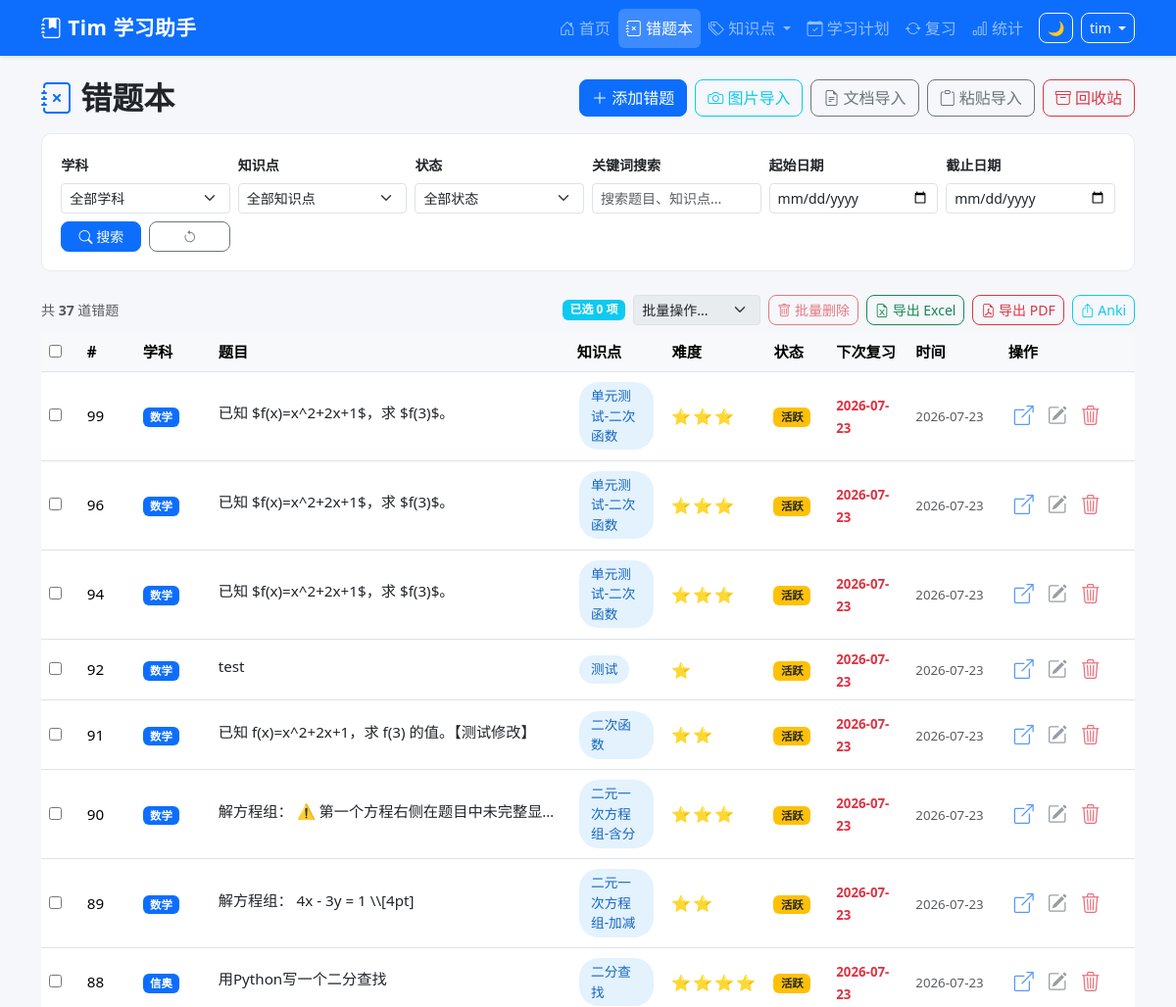
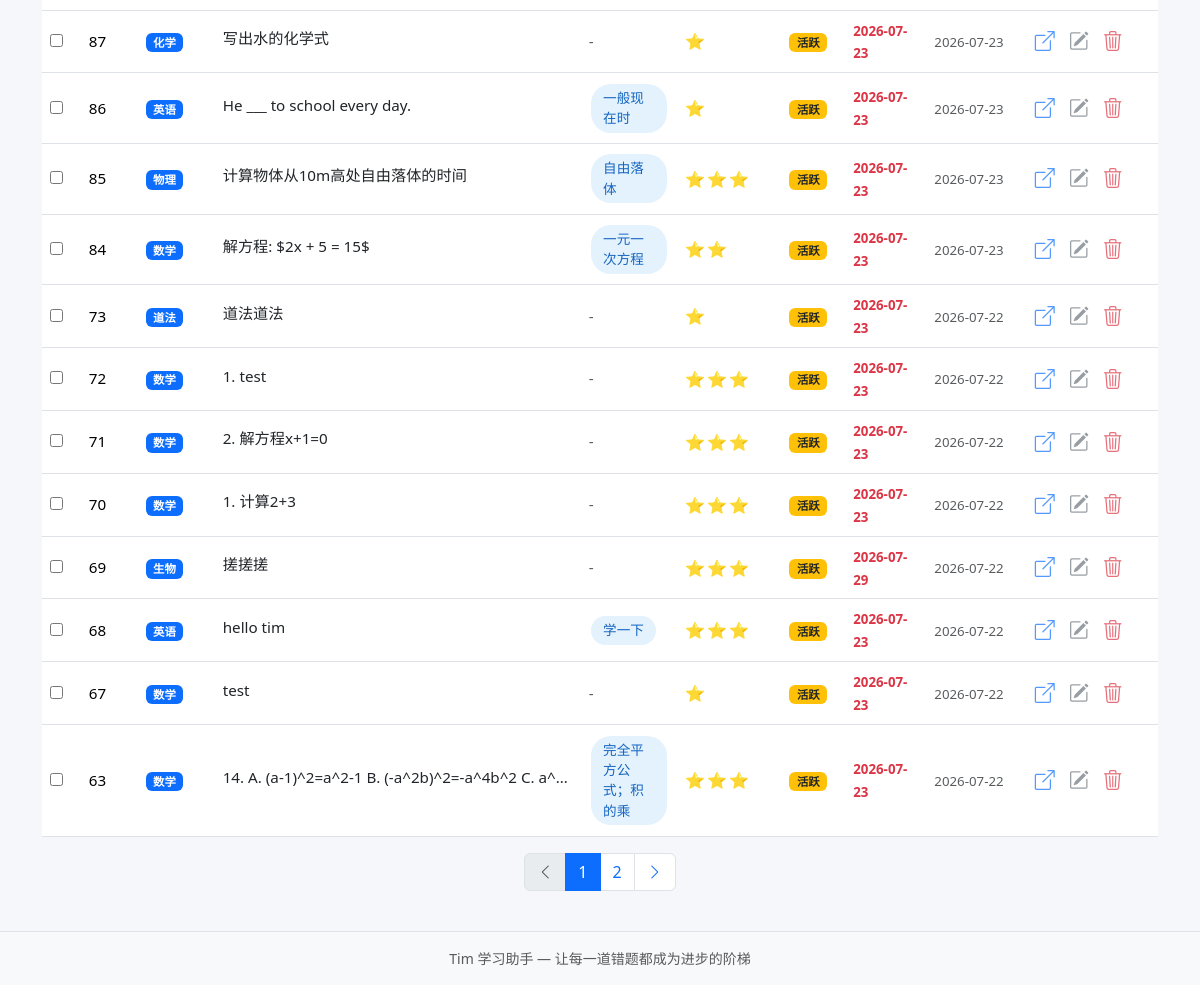
Page /questions (signed in) on the earlier database version (2 pictures, top to bottom).
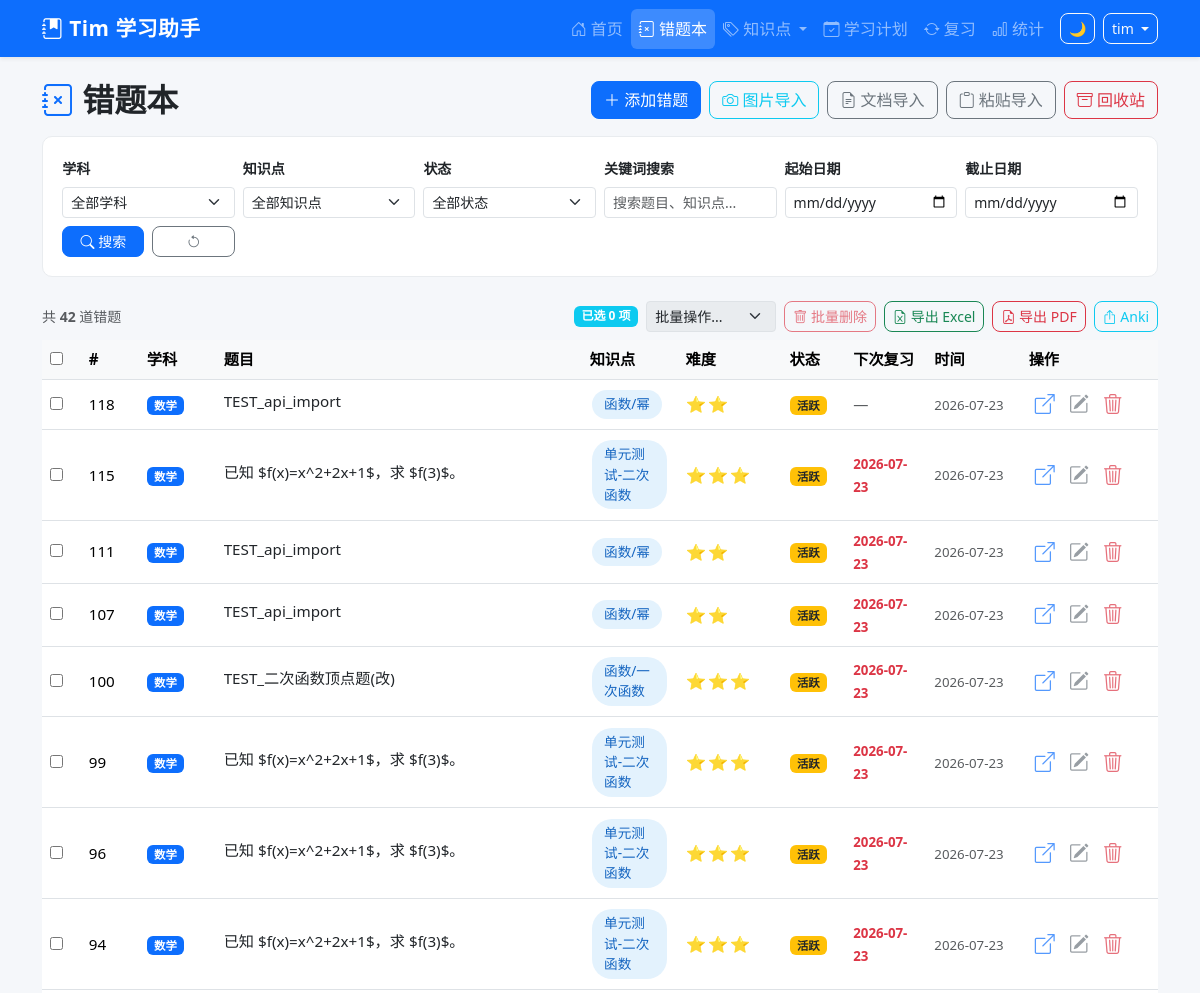
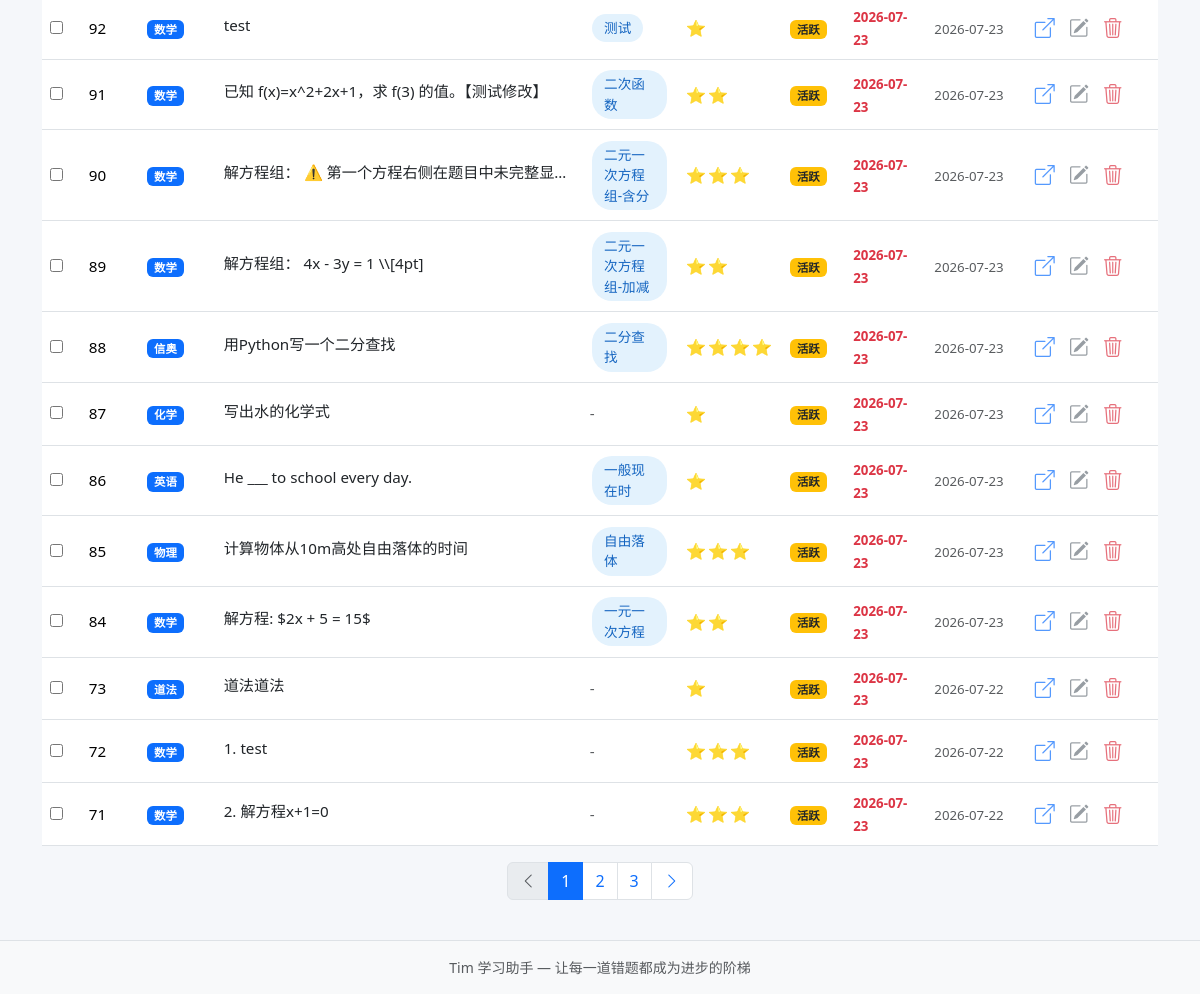
Same page on the later database version (2 pictures, top to bottom).
### tables this page shows
CREATE TABLE mistake_records (
            id INTEGER PRIMARY KEY AUTOINCREMENT,
            uuid TEXT NOT NULL,
            sys_platform TEXT NOT NULL DEFAULT 'web',
            bstudio_create_time TIMESTAMP DEFAULT CURRENT_TIMESTAMP,
            xueke TEXT NOT NULL,
            timu TEXT NOT NULL,
            xueshengdaan TEXT DEFAULT '',
            zhengquedaan TEXT DEFAULT '',
            cuowufenxi TEXT DEFAULT '',
            zhishidian TEXT DEFAULT '',
            difficulty INTEGER DEFAULT 1,
            review_count INTEGER DEFAULT 0,
            last_review_at TIMESTAMP,
            next_review_at TIMESTAMP,
            review_stage INTEGER DEFAULT 0,
            review_algorithm TEXT DEFAULT 'sm2',
            status TEXT DEFAULT 'active',
            updated_at TIMESTAMP DEFAULT CURRENT_TIMESTAMP
        , voice_data TEXT DEFAULT '');

### app.py (the view)
@app.route('/questions',)
@login_required
def question_list():
    page = request.args.get('page', 1, type=int)
    xueke_filter = request.args.get('xueke', '')
    zhishidian_filter = request.args.get('zhishidian', '')
    status_filter = request.args.get('status', '')
    keyword = request.args.get('keyword', '')
    date_from = request.args.get('date_from', '')
    date_to = request.args.get('date_to', '')
    where_clauses = ['1=1']
    params = []
    if xueke_filter:
        where_clauses.append('xueke = ?',)
        params.append(xueke_filter)
    if zhishidian_filter:
        where_clauses.append('zhishidian = ?',)
        params.append(zhishidian_filter)
    if status_filter:
        where_clauses.append('status = ?',)
        params.append(status_filter)
    if keyword:
        where_clauses.append('(timu LIKE ? OR zhishidian LIKE ? OR cuowufenxi LIKE ?)',)
        kw = '%' + keyword + '%'
        params.extend([kw, kw, kw])
    if date_from:
        where_clauses.append("bstudio_create_time >= ? || ' 00:00:00'")
        params.append(date_from)
    if date_to:
        where_clauses.append("bstudio_create_time <= ? || ' 23:59:59'")
        params.append(date_to)
    where_sql = ' AND '.join(where_clauses)
    total = query_db(
        f'SELECT COUNT(*) as cnt FROM mistake_records WHERE {where_sql}',
        params, one=True
    )['cnt']
    offset = (page - 1) * Config.PAGE_SIZE
    questions = query_db(
        f'''SELECT * FROM mistake_records WHERE {where_sql}
            ORDER BY bstudio_create_time DESC
            LIMIT ? OFFSET ?''',
        params + [Config.PAGE_SIZE, offset]
    )
    total_pages = max(1, (total + Config.PAGE_SIZE - 1) // Config.PAGE_SIZE)
    questions = rows_to_dicts(questions)
    for q in questions:
        q['timu_plain'] = strip_latex(q['timu'])
    knowledge_points = get_knowledge_points()
    resp = make_response(render_template('question_list.html',
        questions=questions,
        page=page,
        total_pages=total_pages,
        total=total,
        xueke_filter=xueke_filter,
        zhishidian_filter=zhishidian_filter,
        status_filter=status_filter,
        keyword=keyword,
        date_from=date_from,
        date_to=date_to,
        knowledge_points=knowledge_points,
        subjects=Config.get_subjects(),
        status_options=Config.STATUS_OPTIONS,
        today_str=date.today().isoformat(),
    ))
    return set_uuid_cookie(resp, g.user_uuid)

### app.py (called while the page is built, shortened)
@app.after_request
def add_security_headers(resp):
    resp.headers['X-Frame-Options'] = 'DENY'
    resp.headers['X-Content-Type-Options'] = 'nosniff'
    resp.headers['Referrer-Policy'] = 'strict-origin-when-cross-origin'
    return resp

@app.before_request
def csrf_check():
    if 'csrf_token' not in session:
        session['csrf_token'] = str(uuid_mod.uuid4())
    if request.method in ('GET', 'HEAD', 'OPTIONS'):
        return

def login_required(f):
    @wraps(f)
    def decorated(*a, **kw):
        if 'user_id' not in session:
            return redirect(url_for('login', next=request.path))
        return f(*a, **kw)
    return decorated

@app.before_request
def before_request():
    g.user_uuid = get_or_create_uuid()
    g.username = session.get('username', '')

def get_knowledge_points():
    return query_db(
        "SELECT DISTINCT zhishidian FROM mistake_records WHERE zhishidian != '' ORDER BY zhishidian", ())

### database.py (called while the page is built)
def get_db():
    conn = sqlite3.connect(Config.DATABASE_PATH, timeout=5)
    conn.row_factory = sqlite3.Row
    conn.execute("PRAGMA foreign_keys = ON")
    conn.execute("PRAGMA journal_mode = WAL")
    return conn

### templates/question_list.html (shortened to what the changed rows need)
{% extends "base.html" %}
{% block content %}
<div class="d-flex justify-content-between align-items-center mb-3">
    <h2 class="fw-bold mb-0"><i class="bi bi-journal-x text-primary"></i> 错题本</h2>
</div>
<div class="d-flex justify-content-between align-items-center mb-2">
    <small class="text-muted">共 <strong id="total-count">{{ total }}</strong> 道错题</small>
</div>
{% if questions %}
<div class="table-responsive">
    <table class="table table-hover align-middle">
        <thead>
            <tr>
                <th style="width: 40px;">
                    <input type="checkbox" id="select-all" title="全选本页" style="display:none;">
                </th>
                <th style="width: 60px;">#</th>
                <th style="width: 80px;">学科</th>
                <th>题目</th>
                <th style="width: 100px;">知识点</th>
                <th style="width: 70px;">难度</th>
                <th style="width: 65px;">状态</th>
                <th style="width: 85px;">下次复习</th>
                <th style="width: 100px;">时间</th>
                <th style="width: 140px;">操作</th>
            </tr>
        </thead>
        <tbody>
            {% for q in questions %}
            <tr>
                <td><input type="checkbox" class="row-select" value="{{ q['id'] }}" aria-label="选择此题"></td>
                <td>{{ q['id'] }}</td>
                <td><span class="badge bg-primary">{{ q['xueke'] }}</span></td>
                <td>
                    <a href="{{ url_for('question_detail', question_id=q['id']) }}" class="text-decoration-none text-dark">
                        <span class="text-truncate d-inline-block" style="max-width: 350px;">
                            {{ q.get('timu_plain', q['timu'][:60]) }}
                        </span>
                    </a>
                </td>
                <td>
                    {% if q['zhishidian'] %}
                    <span class="knowledge-badge">{{ q['zhishidian'][:10] }}</span>
                    {% else %}
                    <span class="text-muted">-</span>
                    {% endif %}
                </td>
                <td>
                    <span class="difficulty-stars">{{ '⭐' * q['difficulty'] }}</span>
                </td>
                <td>
                    {% if q['status'] == 'active' %}
                    <span class="badge bg-warning text-dark">活跃</span>
                    {% elif q['status'] == 'mastered' %}
                    <span class="badge bg-success">已掌握</span>
                    {% else %}
                    <span class="badge bg-secondary">已归档</span>
                    {% endif %}
                </td>
                <td>
                    {% if q['next_review_at'] %}
                    <small {% if q['next_review_at'][:10] <= today_str %}class="text-danger fw-bold"{% else %}class="text-muted"{% endif %}>
                        {{ q['next_review_at'][:10] }}
                    </small>
                    {% else %}
                    <span class="text-muted">—</span>
                    {% endif %}
                </td>
                <td><small class="text-muted">{{ q['bstudio_create_time'][:10] }}</small></td>
                <td>
                    <div class="action-btns">
                        <a href="{{ url_for('question_detail', question_id=q['id']) }}" class="btn btn-link text-primary p-1" title="查看">
                            <i class="bi bi-box-arrow-up-right"></i>
                        </a>
                        <a href="{{ url_for('edit_question', question_id=q['id']) }}" class="btn btn-link text-secondary p-1" title="编辑">
                            <i class="bi bi-pencil-square"></i>
                        </a>
                        <form method="POST" action="{{ url_for('delete_question', question_id=q['id']) }}" class="d-inline">
                            <button type="submit" class="btn btn-link text-danger p-1" title="删除"
                                    data-confirm="确定要删除这道错题吗？">
                                <i class="bi bi-trash3"></i>
                            </button>
                        </form>
                    </div>
                </td>
            </tr>
            {% endfor %}
        </tbody>
    </table>
</div>
{% if total_pages > 1 %}
<nav>
    <ul class="pagination justify-content-center">
        {% for p in range(1, total_pages + 1) %}
            {% if p == 1 or p == total_pages or (p >= page - 2 and p <= page + 2) %}
            <li class="page-item {% if p == page %}active{% endif %}">
                <a class="page-link" href="{{ url_for('question_list', page=p, xueke=xueke_filter, zhishidian=zhishidian_filter, status=status_filter, keyword=keyword) }}">{{ p }}</a>
            </li>
            {% elif p == page - 3 or p == page + 3 %}
            <li class="page-item disabled"><span class="page-link">...</span></li>
            {% endif %}
        {% endfor %}
    </ul>
</nav>
{% endif %}
{% endif %}
{% endblock %}

Differences in the rows shown:
no longer on this page (row unchanged): mistake_records: id "70", xueke "数学", get "1. 计算2+3", difficulty "⭐⭐⭐", status "活跃", next_review_at "2026-07-23", bstudio_create_time "2026-07-22"
no longer on this page (row unchanged): mistake_records: id "69", xueke "生物", get "搓搓搓", difficulty "⭐⭐⭐", status "活跃", next_review_at "2026-07-29", bstudio_create_time "2026-07-22"
no longer on this page (row unchanged): mistake_records: id "68", xueke "英语", get "hello tim", zhishidian "学一下", difficulty "⭐⭐⭐", status "活跃", next_review_at "2026-07-23", bstudio_create_time "2026-07-22"
no longer on this page (row unchanged): mistake_records: id "67", xueke "数学", get "test", difficulty "⭐", status "活跃", next_review_at "2026-07-23", bstudio_create_time "2026-07-22"
no longer on this page (row unchanged): mistake_records: id "63", xueke "数学", get "14. A. (a-1)^2=a^2-1 B. (-a^2b)^2=-a^4b^2 C. a^…", zhishidian "完全平方公式；积的乘", difficulty "⭐⭐⭐", status "活跃", next_review_at "2026-07-23", bstudio_create_time "2026-07-22"
added mistake_records: id "118", xueke "数学", get "TEST_api_import", zhishidian "函数/幂", difficulty "⭐⭐", status "活跃", bstudio_create_time "2026-07-23"
added mistake_records: id "115", xueke "数学", get "已知 $f(x)=x^2+2x+1$，求 $f(3)$。", zhishidian "单元测试-二次函数", difficulty "⭐⭐⭐", status "活跃", next_review_at "2026-07-23", bstudio_create_time "2026-07-23"
added mistake_records: id "111", xueke "数学", get "TEST_api_import", zhishidian "函数/幂", difficulty "⭐⭐", status "活跃", next_review_at "2026-07-23", bstudio_create_time "2026-07-23"
added mistake_records: id "107", xueke "数学", get "TEST_api_import", zhishidian "函数/幂", difficulty "⭐⭐", status "活跃", next_review_at "2026-07-23", bstudio_create_time "2026-07-23"
added mistake_records: id "100", xueke "数学", get "TEST_二次函数顶点题(改)", zhishidian "函数/一次函数", difficulty "⭐⭐⭐", status "活跃", next_review_at "2026-07-23", bstudio_create_time "2026-07-23"
Other differences:
{{ total }}: "37" → "42"
new list line: "3"
